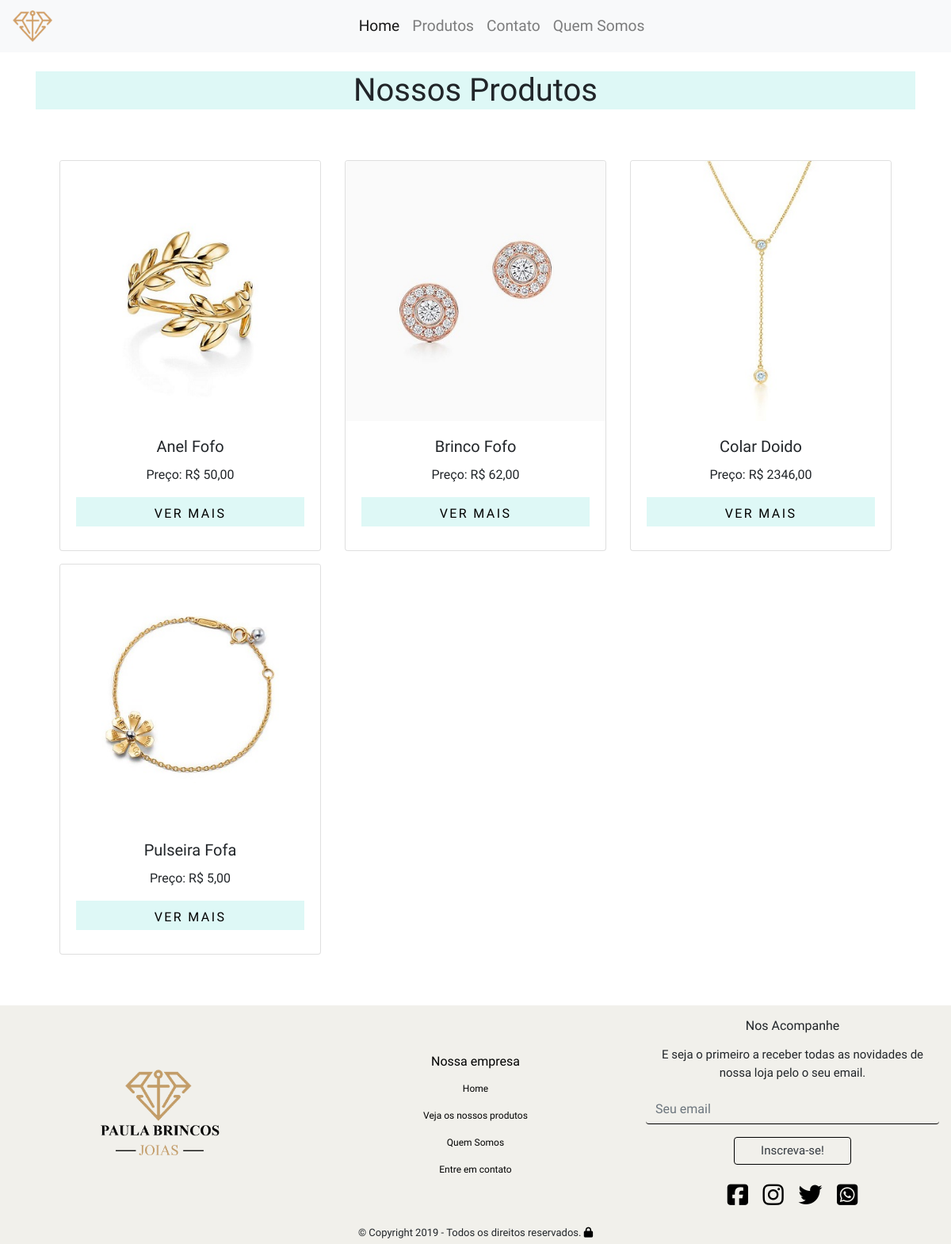
Before: /produto/view_produto with the older database file.
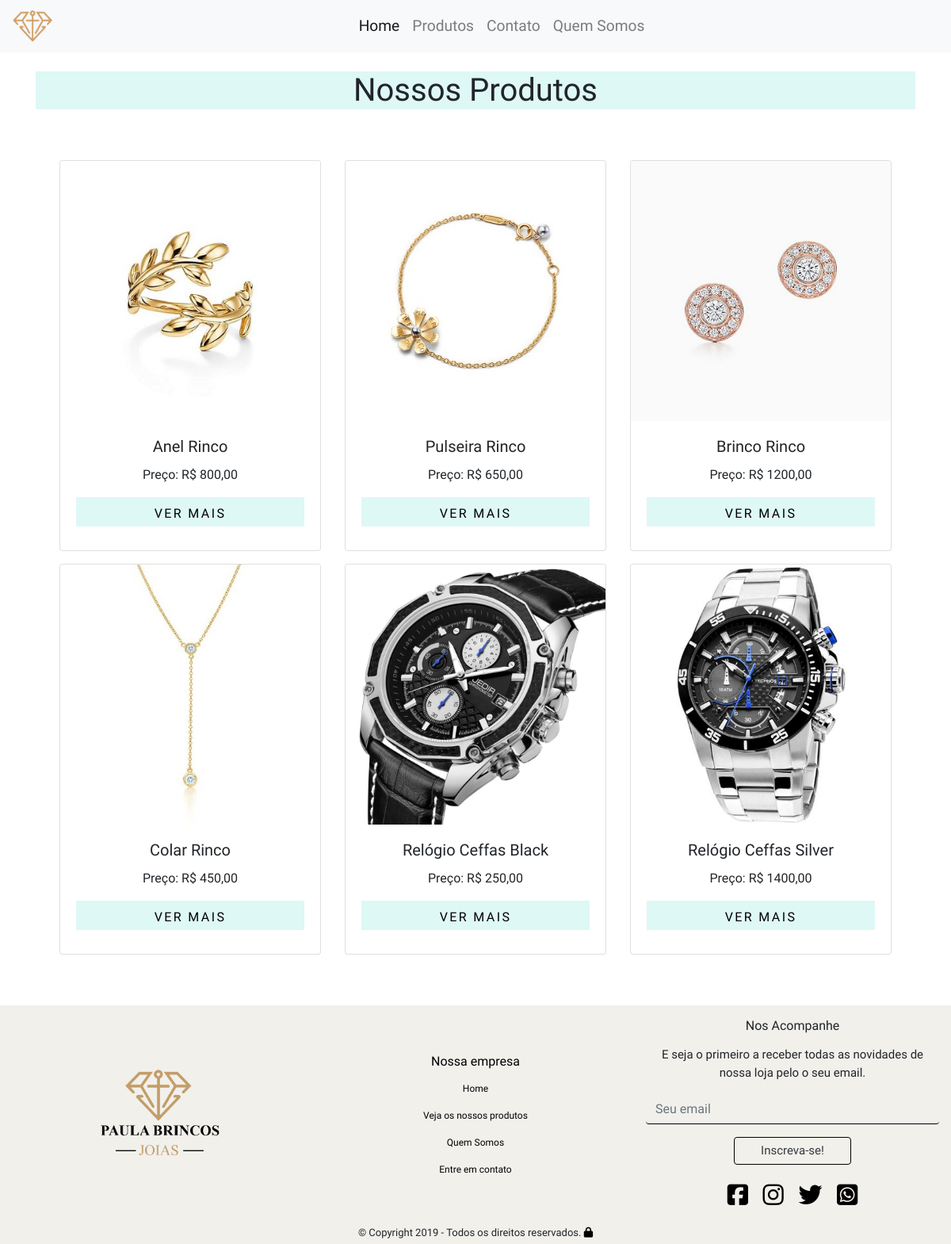
After: the same page with the newer database file.
### tables this page shows
CREATE TABLE `produto` (
  `id` int(11) NOT NULL,
  `nome` varchar(255) NOT NULL,
  `preco` float NOT NULL,
  `descricao` longtext NOT NULL,
  `url_imagem` mediumtext NOT NULL,
  `data_venda` timestamp NOT NULL DEFAULT current_timestamp() ON UPDATE current_timestamp(),
  `categoria_id` int(11) NOT NULL
);

### app/core/Controller.php (called while the page is built, shortened)
<?php
class Controller{
    public function load($viewName, $viewData=array()){
        extract($viewData);
        include "app/views/" . $viewName .".php";
    }
}

### app/controllers/ProdutoController.php (called while the page is built, shortened)
<?php
class ProdutoController extends Controller
{
   public function view_produto()
   {
      $produto = new Produto();
      $dados["produtos"] = $produto->lista();
      $dados["view"] = "ViewProdutos/v_produto";
      $this->load("template", $dados);
   }
}

### app/core/Core.php (called while the page is built, shortened)
<?php
class Core{
    private $controller;
    private $metodo;
    private $parametros = array();
    public function run(){
       $c = new $controllerCorrente;
       call_user_func_array(array($c, $this->getMetodo()), $this->getParametros());
    }
    public function verificaUri(){
        $url =explode("index.php", $_SERVER["PHP_SELF"]);
        $url = end($url);
        if($url!=""){
            $url = explode('/', $url);
            array_shift($url);
            $this->controller = ucfirst($url[0]) ."Controller";
            array_shift($url);
            if(isset($url[0])){
                $this->metodo = $url[0];
            }
        }else{
            $this->controller = ucfirst(CONTROLLER_PADRAO) ."Controller";
        }
    }
    public function getMetodo() {
        if(method_exists(NAMESPACE_CONTROLLER .$this->controller, $this->metodo)){
            return $this->metodo;
        }
        return METODO_PADRAO;
    }
    public function getParametros() {
        return $this->parametros;
    }
}

### index.php (called while the page is built, shortened)
<?php
require 'app/core/Core.php';
$core = new Core;
$core->run();

### app/core/Model.php (called while the page is built, shortened)
<?php
abstract class Model{
    public function __construct() {
        $this->db = new \PDO("mysql:dbname=".BANCO.";host=".SERVIDOR,USUARIO,SENHA);
    }
}

### app/models/Produto.php (called while the page is built, shortened)
<?php
class Produto extends Model {
    public function lista() {
        $sql = "SELECT * FROM produto";
        $qry = $this->db->query($sql);
        return $qry->fetchAll(\PDO::FETCH_OBJ);
    }
}

### app/views/ViewProdutos/v_produto.php (the view, shortened to what this page needs)
<div class="container">
  <h1 class="conheca text-center mt-4" id="conheca">Nossos Produtos</h1>
  <div class="produto padding mt-5">
    <div class="container ct-home mt-3">
      <div class="row">
        <?php if (is_array($produtos)) {
          foreach ($produtos as $produto) { ?>
            <div class="col-lg-4 col-md-6 mb-3">
              <div class="card">
                <img src="../../../assets/img/<?php echo $produto->url_imagem ?>" class="card-img-top" alt="...">
                <div class="card-body">
                  <h5 class="card-title text-center"><?php echo $produto->nome ?></h5>
                  <p class="card-text text-center">Preço: R$ <?php echo $produto->preco ?>,00</p>
                  <a href="<?php echo URL_BASE . "/produto/visualizar/" . $produto->id ?>"><button type="button" class="ver botao">Ver mais</button></a>
                </div>
              </div>
            </div>
        <?php }
        } ?>
      </div>
    </div>
  </div>
</div>

### app/views/template.php (shortened to what this page needs)
<html lang="pt">
    <head>
        <link rel="stylesheet" href="https://stackpath.bootstrapcdn.com/bootstrap/4.3.1/css/bootstrap.min.css">
        <link rel="stylesheet" href="<?php echo URL_BASE . "/assets/css/styles.css" ?>">
    </head>
    <body>
        <header>
            <?php include 'navbar.php'; ?>
        </header>
        <main>
            <?php $this->load($view, $viewData); ?>
        </main>
        <footer>
            <?php include 'rodape.php'; ?>
        </footer>
    </body>
</html>

### app/views/navbar.php (shortened to what this page needs)
<nav class="navbar nav-home navbar-expand-lg navbar-light bg-light">
    <a class="navbar-brand" href="<?php echo URL_BASE ?>">
        <img src="<?php echo URL_BASE . "/assets/img/logodiamante.png" ?>" width="50" height="40" alt="">
    </a>
    <div class="collapse navbar-collapse" id="navbarSupportedContent">
        <ul class="navbar-nav mx-auto">
            <li class="nav-item active">
                <a class="nav-link" href="<?php echo URL_BASE ?>">Home <span class="sr-only">(current)</span></a>
            </li>
            <li class="nav-item">
                <a class="nav-link" href="<?php echo URL_BASE . "/produto/view_produto" ?>">Produtos</a>
            </li>
            <li class="nav-item">
                <a class="nav-link" href="<?php echo URL_BASE . "/contato" ?>">Contato</a>
            </li>
            <li class="nav-item">
                <a class="nav-link" href="<?php echo URL_BASE . "/quemsomos" ?>">Quem Somos</a>
            </li>
        </ul>
    </div>
</nav>

### app/views/rodape.php
<footer id="rodape" class="mt-5 content">
  <div>
    <div class="text-center row">
      <div class="col-md-4 mapaSite">
        <a href="<?php echo URL_BASE ?>"><img id="logo" src="<?php echo URL_BASE . "/assets/img/logo.png" ?>"></a> </div>
      <div class="col-md-4 mapaSite">
        <nav class="men">
          <p>
            <h6>Nossa empresa</h6>
          </p>
          <p><a class="menu" href="<?php echo URL_BASE ?>">Home</a></p>
          <p><a class="menu" href="<?php echo URL_BASE . "/produto/View_Produto" ?>">Veja os nossos produtos</a></p>
          <p><a class="menu" href="<?php echo URL_BASE . "/QuemSomos" ?>">Quem Somos</a></p>
          <p><a class="menu" href="<?php echo URL_BASE . "/Contato" ?>">Entre em contato</a></p>
        </nav>
      </div>
      <div id="end" class="col-md-4">
        <section>
          <p for="email">
            <h6>Nos Acompanhe</h6>
          </p>
          <p id="end">E seja o primeiro a receber todas as novidades de nossa loja pelo o seu email.</p>
          <p><input class="UserEmail form-control" name="UserEmail" id="UserEmail" type="email" placeholder="Seu email"></p>
          <p><input class="btn btn-outline-dark bto" type="submit" value="Inscreva-se!" /></p>
        </section>
        <p><a title="Facebook" href="https://web.facebook.com/paula.rincorodriguespereira"><i class="fab fa-facebook-square social"></i></a>
          <a title="Instagram" href="https://www.instagram.com/_prrp_/"><i class="fab fa-instagram social"></i></i></a>
          <a title="Twitter" href="http://twitter.com/"><i class="fab fa-twitter social"></i></i></a>
          <a title="Whatsapp" href="http://web.whatsapp.com/"><i class="fab fa-whatsapp-square social"></i></a></p>
      </div>
    </div>
    <p id="copyright">© Copyright 2019 - Todos os direitos reservados. <a href="<?php echo URL_BASE . "/login" ?>"><i class="mb-2 fas fa-lock login"></i></a></p>
  </div>
</footer>

### assets/css/styles.css (style rules this page uses)
body { font-family: 'Quicksand', sans-serif; }
.nav-home { font-size: 120%; }
#rodape { background-color: #f1f0eb; }
.row { margin-right: 0; margin-left: 0; }
.bto { width: 40%; background: transparent; padding: 5px; font-size: 15px; border: 1px solid #000000; }
.UserEmail { background-color: transparent; border: none; border-bottom: 1px solid #000; }
#copyright { font-size: 13px; text-align: center; margin-bottom: 0; }
#end { font-size: 15px; text-align: center; }
.mapaSite { font-size: 75%; text-align: center; color: #000000; display: flex; align-self: center; justify-content: center; }
#logo { text-align: center; max-width: 1080px; width: 45%; height: auto; }
nav a { color: #000000; }
nav a:link { text-decoration: none; color: #000000; }
.social { margin: 2%; color: #000000; font-size: 30px; }
.login { color: #000000; }
.conheca { background-color: #def8f6; width: auto; height: auto; display: flex; align-items: center; justify-content: center; }
.produto { display: flex; justify-content: center; align-items: center; text-align: center; }
.ver { width: 100%; height: 37px; border: 0; background-color: #def8f6; text-decoration: none; letter-spacing: 2.4px; color: rgb(14, 12, 12); font-weight: 100; text-transform: uppercase; line-height: 40px; max-width: 291px; min-width: 100px; margin-bottom: 10px; }
.botao { color:black!important; border: 0; background-color: #def8f6!important; }

Changed rows visible on the page:
removed produto: url_imagem (picture), nome "Anel Fofo", preco "50"
removed produto: url_imagem (picture), nome "Brinco Fofo", preco "62"
removed produto: url_imagem (picture), nome "Colar Doido", preco "2346"
removed produto: url_imagem (picture), nome "Pulseira Fofa", preco "5"
added produto: url_imagem (picture), nome "Anel Rinco", preco "800"
added produto: url_imagem (picture), nome "Pulseira Rinco", preco "650"
added produto: url_imagem (picture), nome "Brinco Rinco", preco "1200"
added produto: url_imagem (picture), nome "Colar Rinco", preco "450"
added produto: url_imagem (picture), nome "Relógio Ceffas Black", preco "250"
added produto: url_imagem (picture), nome "Relógio Ceffas Silver", preco "1400"
